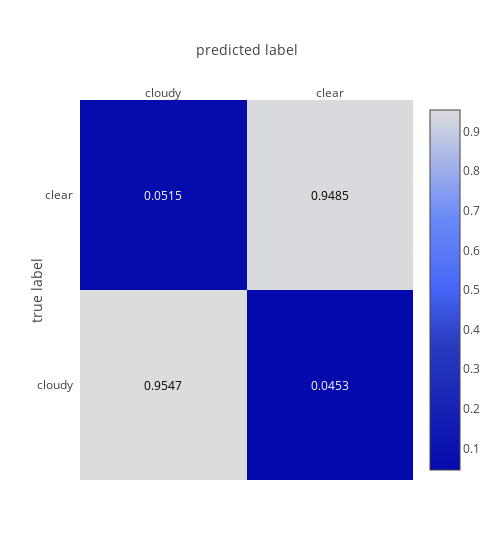

The cell this chart's notebook holds for it:
### Code cell
cm = metrics.confusion_matrix(test.df['sky_status'].values, pred)
vis = visualize.Visualizer()
vis.plot_confusion_matrix(cm, labels=['cloudy', 'clear'])

### Figure 1 — Plotly figure (JSON) as saved in the notebook; plotly's stock layout.template omitted (floating-point values rounded to 4 significant figures)
{"data": [{"colorscale": "Blues", "showscale": true, "type": "heatmap", "x": ["cloudy", "clear"], "y": ["cloudy", "clear"], "z": [[0.9547, 0.0453], [0.0515, 0.9485]]}], "layout": {"annotations": [{"font": {"color": "#000000"}, "showarrow": false, "text": "0.9547", "x": "cloudy", "xref": "x1", "y": "cloudy", "yref": "y1"}, {"font": {"color": "#FFFFFF"}, "showarrow": false, "text": "0.0453", "x": "clear", "xref": "x1", "y": "cloudy", "yref": "y1"}, {"font": {"color": "#FFFFFF"}, "showarrow": false, "text": "0.0515", "x": "cloudy", "xref": "x1", "y": "clear", "yref": "y1"}, {"font": {"color": "#000000"}, "showarrow": false, "text": "0.9485", "x": "clear", "xref": "x1", "y": "clear", "yref": "y1"}], "width": 500, "xaxis": {"dtick": 1, "gridcolor": "rgb(0, 0, 0)", "side": "top", "ticks": "", "title": "predicted label"}, "yaxis": {"dtick": 1, "ticks": "", "ticksuffix": "  ", "title": "true label"}}}
